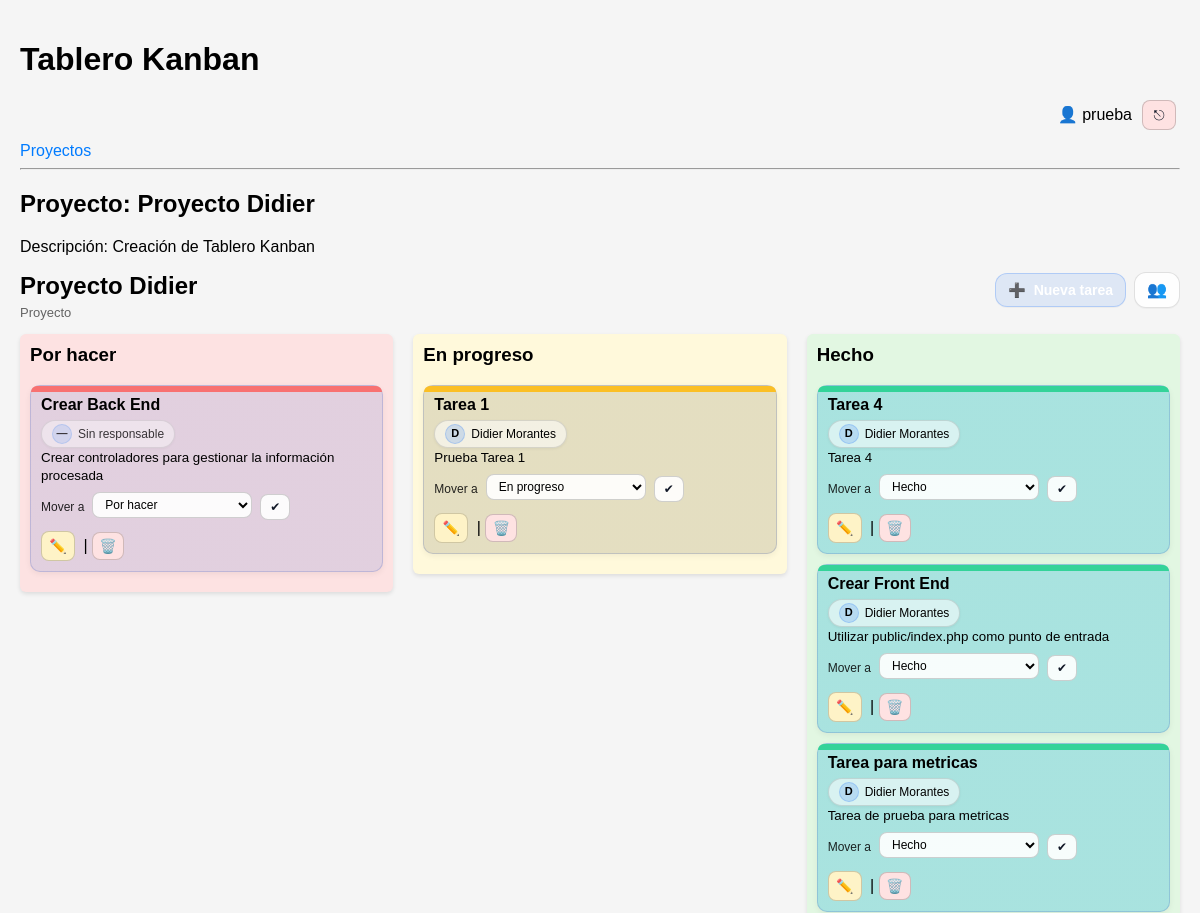
The page /?controller=projects&action=show&id=2 (signed in, upper part) on the database as committed earlier.
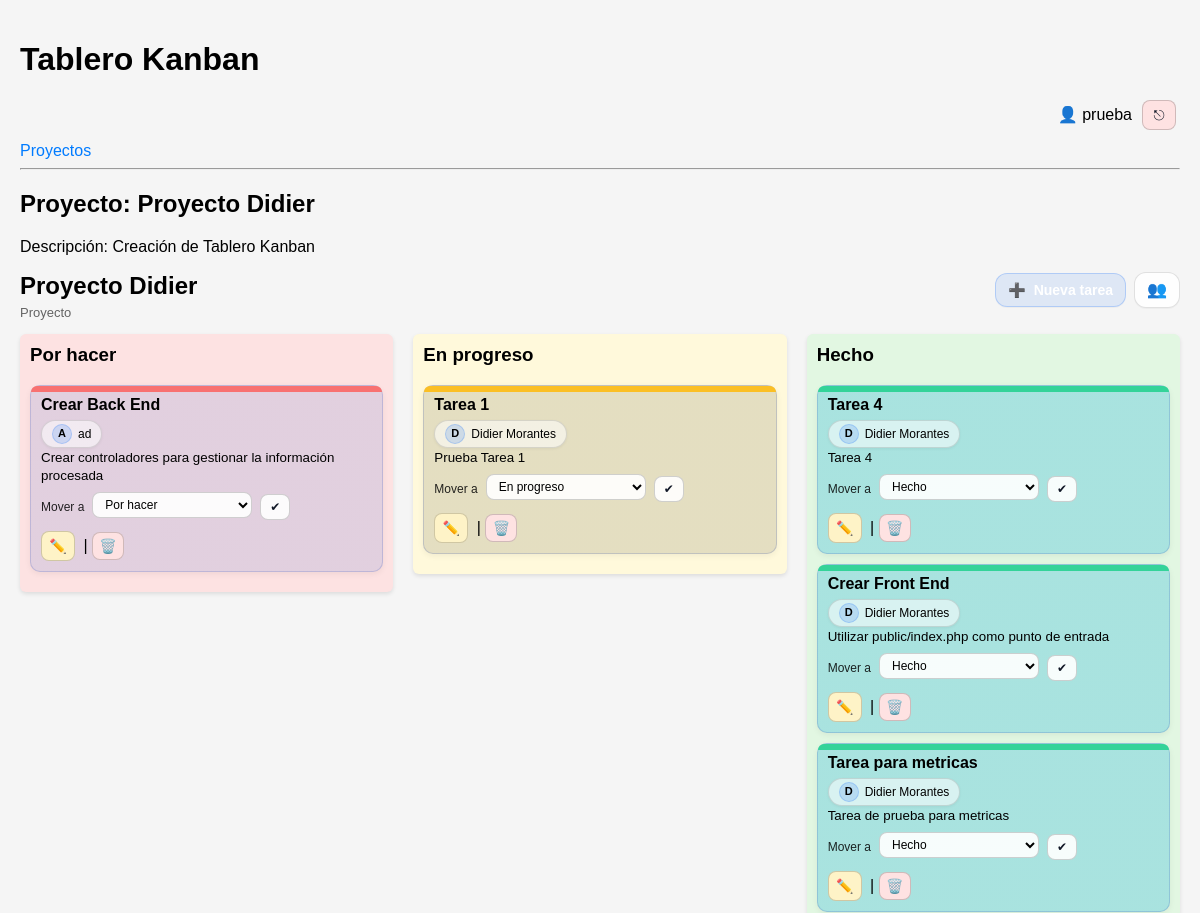
The same page on the database as committed later.
### tables this page shows
CREATE TABLE `tasks` (
  `id` int(11) NOT NULL,
  `project_id` int(11) NOT NULL,
  `column_id` int(11) NOT NULL,
  `title` varchar(255) NOT NULL,
  `responsible` varchar(120) DEFAULT NULL,
  `responsible_user_id` int(11) DEFAULT NULL,
  `description` text DEFAULT NULL,
  `order` int(11) DEFAULT 0,
  `created_at` datetime NOT NULL DEFAULT current_timestamp(),
  `due_date` datetime DEFAULT NULL,
  `completed_at` datetime DEFAULT NULL,
  `created_by` int(11) DEFAULT NULL,
  `updated_by` int(11) DEFAULT NULL
);

CREATE TABLE `columns` (
  `id` int(11) NOT NULL,
  `project_id` int(11) NOT NULL,
  `name` varchar(100) NOT NULL,
  `position` int(11) NOT NULL,
  `is_done` tinyint(1) NOT NULL DEFAULT 0
);

### core/BaseController.php (called while the page is built, shortened)
<?php
abstract class BaseController
{
    protected function render(string $view, array $params = []): void
    {
        include __DIR__ . '/../app/views/layout.php';
    }
}

### app/controllers/ProjectsController.php (called while the page is built, shortened)
<?php
require_once __DIR__ . '/../../core/BaseController.php';
require_once __DIR__ . '/../models/Project.php';
require_once __DIR__ . '/../models/Column.php';
require_once __DIR__ . '/../models/Task.php';
class ProjectsController extends BaseController
{
    public function show(): void
    {
        $projectId = (int)($_GET['id'] ?? 0);
        $id = isset($_GET['id']) ? (int) $_GET['id'] : 0;
        $project = Project::find($id);
        $columns = Column::getByProject($id);
        $tasks   = Task::getByProject($id);
        $members = ProjectMember::usersForProject($projectId);
        $tasksByColumn = [];
        foreach ($columns as $col) {
            $tasksByColumn[$col['id']] = [];
        }
        foreach ($tasks as $task) {
            $tasksByColumn[$task['column_id']][] = $task;
        }
        $this->render('projects/show', [
            'project'       => $project,
            'columns'       => $columns,
            'tasksByColumn' => $tasksByColumn,
            'members' => $members
        ]);
    }
}

### public/index.php (called while the page is built, shortened)
<?php
$actionName     = $_GET['action'] ?? 'index';
$controller = new $controllerClass();
try {
    $controller->$actionName();
} catch (Exception $e) {
    echo "<h1>Error</h1>";
    echo "<p>" . htmlspecialchars($e->getMessage()) . "</p>";
}

### app/models/Project.php (called while the page is built, shortened)
<?php
class Project extends Model
{
    public static function find(int $id): ?array
    {
        $db = self::db();
        $stmt = $db->prepare("SELECT * FROM projects WHERE id = :id");
        $stmt->execute(['id' => $id]);
        $project = $stmt->fetch();
        return $project ?: null;
    }
}

### app/models/Column.php (called while the page is built, shortened)
<?php
class Column extends Model
{
    public static function getByProject(int $projectId): array
    {
        $db = self::db();
        $stmt = $db->prepare("
            SELECT *
            FROM columns
            WHERE project_id = :project_id
            ORDER BY position ASC
        ");
        $stmt->execute(['project_id' => $projectId]);
        return $stmt->fetchAll();
    }
}

### app/models/Task.php (called while the page is built, shortened)
<?php
class Task extends Model
{
    public static function getByProject(int $projectId): array
    {
        $db = self::db();
        $stmt = $db->prepare("
            SELECT
                t.*,
                u.name AS responsible_name
            FROM tasks t
            LEFT JOIN users u ON u.id = t.responsible_user_id
            WHERE t.project_id = :project_id
            ORDER BY t.`order` ASC, t.created_at ASC
        ");
        $stmt->execute(['project_id' => $projectId]);
        return $stmt->fetchAll();
    }
}

### app/views/projects/show.php (the view, shortened to what the changed rows need)
<h2>Proyecto: <?= htmlspecialchars($project['name']) ?></h2>
<div class="board-header">
  <div class="board-title">
    <h2><?= htmlspecialchars($project['name'] ?? 'Tablero') ?></h2>
  </div>
</div>
<div class="kanban-board" id="kanbanBoard" data-project-id="<?= (int)$project['id'] ?>">
    <?php foreach ($columns as $column): ?>
        <?php
            $columnClass = 'kanban-column';
            if (!empty($column['is_done']) && (int)$column['is_done'] === 1) {
                $columnClass .= ' done';
            } elseif (stripos($column['name'], 'progreso') !== false) {
                $columnClass .= ' in-progress';
            } else {
                $columnClass .= ' todo';
            }
            $colId = $column['id'];
            $tasks = $tasksByColumn[$colId] ?? [];
        ?>
        <div class="<?= $columnClass ?> droppable"
          data-column-id="<?= (int)$column['id'] ?>"
          data-column-name="<?= htmlspecialchars($column['name']) ?>">
            <h3><?= htmlspecialchars($column['name']) ?></h3>
            <div class="tasks-container">
                <?php if (empty($tasks)): ?>
                    <p class="empty-col"><em>Sin tareas en esta columna.</em></p>
                <?php else: ?>
                  <?php
                    $colNameById = [];
                    foreach ($columns as $c) $colNameById[(int)$c['id']] = $c['name'];
                  ?>
                    <?php foreach ($tasks as $task): ?>
                              <?php
                                $colName = mb_strtolower(trim($colNameById[(int)$task['column_id']] ?? ''));
                                $barClass = 'bar-todo';
                                if (strpos($colName, 'progreso') !== false) $barClass = 'bar-doing';
                                if (strpos($colName, 'hecho') !== false || strpos($colName, 'done') !== false) $barClass = 'bar-done';
                              ?>
                              <div class="kanban-card draggable <?= $barClass ?>"
                                  id="task-<?= (int)$task['id'] ?>"
                                  draggable="true"
                                  data-task-id="<?= (int)$task['id'] ?>"
                                  data-current-column-id="<?= (int)$task['column_id'] ?>">
                            <strong class="task-title editable tip" data-field="title" data-tip="Doble Click para Editar Título">
                            <?= htmlspecialchars($task['title']) ?>
                            </strong>
                            <?php
                              $respName = trim((string)($task['responsible_name'] ?? ($task['responsible'] ?? '')));
                              $initial = $respName !== '' ? mb_strtoupper(mb_substr($respName, 0, 1)) : '—';
                            ?>
                            <div style="margin-top:6px;">
                              <span class="badge-resp task-responsible <?= $respName === '' ? 'muted' : '' ?>">
                                <span class="avatar"><?= htmlspecialchars($initial) ?></span>
                                <span class="name"><?= htmlspecialchars($respName !== '' ? $respName : 'Sin responsable') ?></span>
                              </span>
                            </div>
                            <?php if (!empty($task['description'])): ?>
                                <small><?= nl2br(htmlspecialchars($task['description'])) ?></small><br>
                            <?php endif; ?>
                                <form method="POST" action="<?= BASE_URL ?>?controller=tasks&action=move">
                                  <div class="move-row">
                                    <label for="move-<?= (int)$task['id'] ?>">Mover a</label>
                                    <select id="move-<?= (int)$task['id'] ?>" name="column_id">
                                      <?php foreach ($columns as $col): ?>
                                        <option value="<?= (int)$col['id'] ?>" <?= ((int)$col['id'] === (int)$task['column_id']) ? 'selected' : '' ?>>
                                          <?= htmlspecialchars($col['name']) ?>
                                        </option>
                                      <?php endforeach; ?>
                                    </select>
                                    <button type="submit" class="btn-icon tip" data-tip="Mover tarea">
                                      ✔
                                    </button>
                                  </div>
                                </form>
                            <div style="margin-top:5px;">
                                <a href="<?= BASE_URL ?>?controller=tasks&action=edit&id=<?= (int)$task['id'] ?>&project_id=<?= (int)$project['id'] ?>"
                                  class="btn-action edit tip"
                                  data-tip="Editar tarea"
                                >
                                     ✏️
                                </a>
                                |
                                <form method="post"
                                      action="<?= BASE_URL ?>?controller=tasks&action=destroy"
                                      style="display:inline"
                                      onsubmit="return confirm('¿Seguro que deseas eliminar esta tarea?');">
                                    <button class="btn-action del tip" data-tip="Eliminar Tarea" type="submit" class="btn-secondary">🗑️</button>
                                </form>
                            </div>
                        </div>
                    <?php endforeach; ?>
                <?php endif; ?>
            </div>
        </div>
    <?php endforeach; ?>
</div>

Rows that differ between the two databases and show on the page:
changed tasks "Crear Back End": initial "—" → "A"; responsible "Sin responsable" → "ad"
